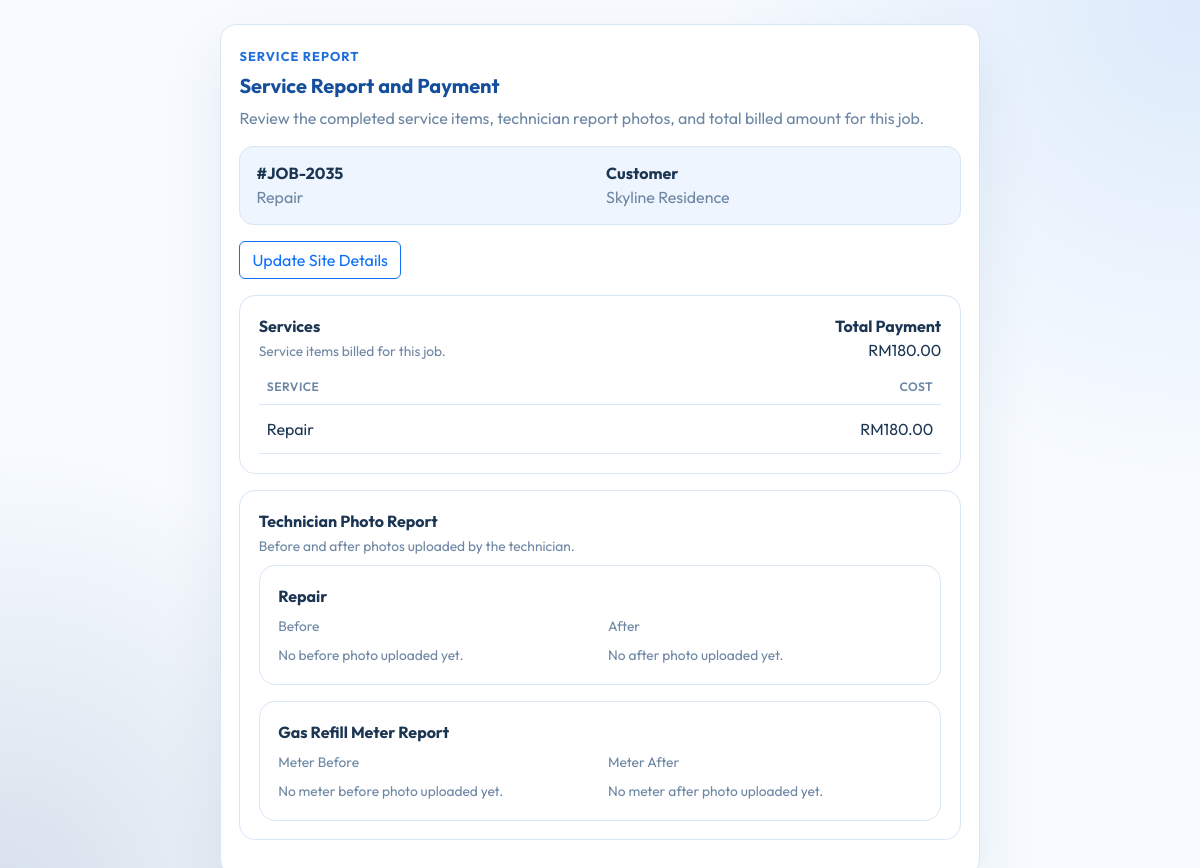
Screenshot of /job-service-report.php?token=clientjob2035b3f6d8 (signed in) with the database file from the repository.
### tables this page shows
CREATE TABLE IF NOT EXISTS jobs (
    id INT UNSIGNED AUTO_INCREMENT PRIMARY KEY,
    ticket_number VARCHAR(40) NOT NULL UNIQUE,
    customer_name VARCHAR(190) NOT NULL,
    service_type VARCHAR(80) NOT NULL,
    technician_team VARCHAR(80) NOT NULL,
    attending_technicians VARCHAR(255) NOT NULL DEFAULT '',
    site_address VARCHAR(255) NOT NULL DEFAULT '',
    google_maps_url VARCHAR(255) NOT NULL DEFAULT '',
    person_in_charge_name VARCHAR(120) NOT NULL DEFAULT '',
    person_in_charge_contact VARCHAR(190) NOT NULL DEFAULT '',
    client_update_token VARCHAR(64) NOT NULL DEFAULT '',
    status VARCHAR(40) NOT NULL,
    priority_level VARCHAR(40) NOT NULL,
    billed_amount DECIMAL(10,2) NOT NULL DEFAULT 0,
    notes VARCHAR(255) NOT NULL DEFAULT '',
    created_at TIMESTAMP DEFAULT CURRENT_TIMESTAMP,
    UNIQUE KEY uniq_jobs_client_update_token (client_update_token)
);

CREATE TABLE IF NOT EXISTS job_services (
    job_id INT UNSIGNED NOT NULL,
    service_name VARCHAR(120) NOT NULL,
    line_price DECIMAL(10,2) NOT NULL DEFAULT 0,
    PRIMARY KEY (job_id, service_name),
    CONSTRAINT fk_job_services_job FOREIGN KEY (job_id) REFERENCES jobs(id) ON DELETE CASCADE
);

### job-service-report.php (the view, shortened to what the rows shown need)
<?php
$token = trim((string) ($_REQUEST['token'] ?? ''));
$job = null;
$serviceLines = [];
$serviceTotal = 0.0;
$jobReportPhotoMap = [
    'services' => [],
    'gas_meter' => [
        'before' => null,
        'after' => null,
    ],
];
if ($token === '') {
    $errorMessage = 'This service report link is missing or invalid.';
} else {
    $job = coolopz_find_job_by_client_token($token);
    if ($job === null) {
        $errorMessage = 'This service report link is no longer valid.';
    } else {
        $serviceLines = coolopz_fetch_job_service_lines((int) $job['id']);
        $jobReportPhotoMap = coolopz_job_report_photo_map((int) $job['id']);
        $serviceTotal = $serviceLines !== []
            ? coolopz_calculate_billed_amount($serviceLines)
            : (float) ($job['billed_amount'] ?? 0);
    }
}
?>
<!DOCTYPE html>
<html lang="en">
<head>
    <link href="https://cdn.jsdelivr.net/npm/bootstrap@5.3.3/dist/css/bootstrap.min.css" rel="stylesheet">
    <link rel="stylesheet" href="assets/css/theme.css">
</head>
<body class="public-page">
    <main class="public-shell">
        <section class="public-card simple-panel">
            <h1 class="panel-title mb-2">Service Report and Payment</h1>
<?php if ($job !== null): ?>
            <div class="public-meta mb-3">
                <div>
                    <strong class="d-block"><?= htmlspecialchars($job['ticket_number'], ENT_QUOTES, 'UTF-8') ?></strong>
                    <span><?= htmlspecialchars($job['service_type'], ENT_QUOTES, 'UTF-8') ?></span>
                </div>
                <div>
                    <strong class="d-block">Customer</strong>
                    <span><?= htmlspecialchars($job['customer_name'] !== '' ? $job['customer_name'] : 'Not assigned yet', ENT_QUOTES, 'UTF-8') ?></span>
                </div>
            </div>
            <div class="d-flex gap-2 flex-wrap mb-3">
                <a class="btn btn-outline-primary" href="<?= htmlspecialchars(coolopz_job_client_update_url((string) $job['client_update_token']), ENT_QUOTES, 'UTF-8') ?>">Update Site Details</a>
            </div>
            <div class="simple-panel mb-3">
                <div class="d-flex justify-content-between align-items-start gap-3 flex-wrap mb-2">
                    <div>
                        <strong class="d-block">Services</strong>
                        <span class="subtle-note">Service items billed for this job.</span>
                    </div>
                    <div class="text-end">
                        <strong class="d-block">Total Payment</strong>
                        <span><?= htmlspecialchars('RM' . number_format($serviceTotal, 2), ENT_QUOTES, 'UTF-8') ?></span>
                    </div>
                </div>
<?php if ($serviceLines !== []): ?>
                <div class="table-responsive">
                    <table class="table portal-table align-middle mb-0">
                        <thead>
                            <tr>
                                <th>Service</th>
                                <th class="text-end">Cost</th>
                            </tr>
                        </thead>
                        <tbody>
<?php foreach ($serviceLines as $serviceLine): ?>
                            <tr>
                                <td><?= htmlspecialchars((string) $serviceLine['service_name'], ENT_QUOTES, 'UTF-8') ?></td>
                                <td class="text-end"><?= htmlspecialchars($serviceLine['line_price'] === null ? '-' : 'RM' . number_format((float) $serviceLine['line_price'], 2), ENT_QUOTES, 'UTF-8') ?></td>
                            </tr>
<?php endforeach; ?>
                        </tbody>
                    </table>
                </div>
<?php else: ?>
                <p class="subtle-note mb-0">No services have been added to this job yet.</p>
<?php endif; ?>
            </div>
            <div class="simple-panel mb-3">
                <div class="d-flex justify-content-between align-items-start gap-3 flex-wrap mb-2">
                    <div>
                        <strong class="d-block">Technician Photo Report</strong>
                        <span class="subtle-note">Before and after photos uploaded by the technician.</span>
                    </div>
                </div>
<?php if ($serviceLines !== []): ?>
                <div class="row g-3">
<?php foreach ($serviceLines as $serviceLine): ?>
<?php $serviceName = (string) $serviceLine['service_name']; ?>
<?php $servicePhotos = $jobReportPhotoMap['services'][$serviceName] ?? ['before' => null, 'after' => null]; ?>
                    <div class="col-12">
                        <div class="simple-panel">
                            <strong class="d-block mb-2"><?= htmlspecialchars($serviceName, ENT_QUOTES, 'UTF-8') ?></strong>
                            <div class="row g-3">
                                <div class="col-md-6">
                                    <span class="subtle-note d-block mb-2">Before</span>
<?php if (($servicePhotos['before']['file_path'] ?? '') !== ''): ?>
                                    <a href="<?= htmlspecialchars((string) $servicePhotos['before']['file_path'], ENT_QUOTES, 'UTF-8') ?>" target="_blank" rel="noopener noreferrer">
                                        <img class="img-fluid rounded border" src="<?= htmlspecialchars((string) $servicePhotos['before']['file_path'], ENT_QUOTES, 'UTF-8') ?>" alt="<?= htmlspecialchars($serviceName . ' before photo', ENT_QUOTES, 'UTF-8') ?>" style="max-height: 180px; object-fit: cover;">
                                    </a>
<?php else: ?>
                                    <div class="subtle-note">No before photo uploaded yet.</div>
<?php endif; ?>
                                </div>
                                <div class="col-md-6">
                                    <span class="subtle-note d-block mb-2">After</span>
<?php if (($servicePhotos['after']['file_path'] ?? '') !== ''): ?>
                                    <a href="<?= htmlspecialchars((string) $servicePhotos['after']['file_path'], ENT_QUOTES, 'UTF-8') ?>" target="_blank" rel="noopener noreferrer">
                                        <img class="img-fluid rounded border" src="<?= htmlspecialchars((string) $servicePhotos['after']['file_path'], ENT_QUOTES, 'UTF-8') ?>" alt="<?= htmlspecialchars($serviceName . ' after photo', ENT_QUOTES, 'UTF-8') ?>" style="max-height: 180px; object-fit: cover;">
                                    </a>
<?php else: ?>
                                    <div class="subtle-note">No after photo uploaded yet.</div>
<?php endif; ?>
                                </div>
                            </div>
                        </div>
                    </div>
<?php endforeach; ?>
                </div>
<?php endif; ?>
                <div class="simple-panel mt-3">
                    <strong class="d-block mb-2">Gas Refill Meter Report</strong>
                    <div class="row g-3">
                        <div class="col-md-6">
                            <span class="subtle-note d-block mb-2">Meter Before</span>
<?php if (($jobReportPhotoMap['gas_meter']['before']['file_path'] ?? '') !== ''): ?>
                            <a href="<?= htmlspecialchars((string) $jobReportPhotoMap['gas_meter']['before']['file_path'], ENT_QUOTES, 'UTF-8') ?>" target="_blank" rel="noopener noreferrer">
                                <img class="img-fluid rounded border" src="<?= htmlspecialchars((string) $jobReportPhotoMap['gas_meter']['before']['file_path'], ENT_QUOTES, 'UTF-8') ?>" alt="Gas meter before photo" style="max-height: 180px; object-fit: cover;">
                            </a>
<?php else: ?>
                            <div class="subtle-note">No meter before photo uploaded yet.</div>
<?php endif; ?>
                        </div>
                        <div class="col-md-6">
                            <span class="subtle-note d-block mb-2">Meter After</span>
<?php if (($jobReportPhotoMap['gas_meter']['after']['file_path'] ?? '') !== ''): ?>
                            <a href="<?= htmlspecialchars((string) $jobReportPhotoMap['gas_meter']['after']['file_path'], ENT_QUOTES, 'UTF-8') ?>" target="_blank" rel="noopener noreferrer">
                                <img class="img-fluid rounded border" src="<?= htmlspecialchars((string) $jobReportPhotoMap['gas_meter']['after']['file_path'], ENT_QUOTES, 'UTF-8') ?>" alt="Gas meter after photo" style="max-height: 180px; object-fit: cover;">
                            </a>
<?php else: ?>
                            <div class="subtle-note">No meter after photo uploaded yet.</div>
<?php endif; ?>
                        </div>
                    </div>
                </div>
            </div>
<?php endif; ?>
        </section>
    </main>
</body>
</html>

### rows the page displays
jobs: ticket_number "#JOB-2035", service_type "Repair", customer_name "Skyline Residence"
job_services: service_name "Repair", line_price "RM180.00", shows "No before photo uploaded yet.", shows "No after photo uploaded yet."
